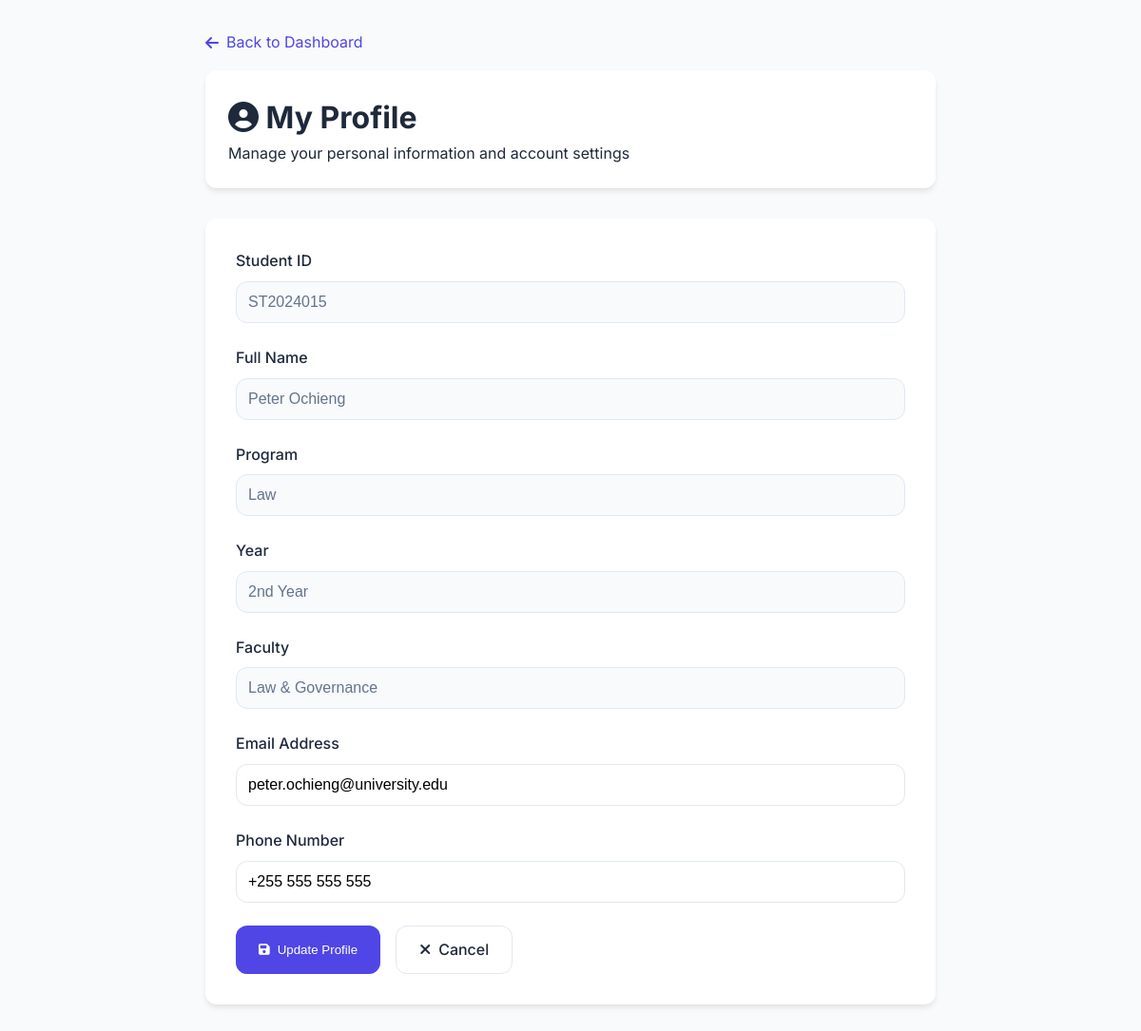
Page /student/profile.php (signed in) on the committed database.
### tables this page shows
CREATE TABLE voters (
    id INT AUTO_INCREMENT PRIMARY KEY,
    student_id VARCHAR(20) UNIQUE NOT NULL,
    full_name VARCHAR(100) NOT NULL,
    email VARCHAR(100) UNIQUE NOT NULL,
    phone VARCHAR(20),
    program VARCHAR(100) NOT NULL,
    year VARCHAR(20) NOT NULL,
    faculty VARCHAR(100) NOT NULL,
    gender ENUM('Male', 'Female', 'Other', 'Prefer not to say'),
    date_of_birth DATE,
    nationality VARCHAR(50),
    address TEXT,
    password VARCHAR(255) DEFAULT NULL,  
    status ENUM('active', 'pending', 'inactive') DEFAULT 'pending',
    profile_image VARCHAR(255) DEFAULT 'https://images.unsplash.com/photo-1472099645785-5658abf4ff4e?w=100&h=100&fit=crop&crop=face',
    registration_date TIMESTAMP DEFAULT CURRENT_TIMESTAMP,
    last_login TIMESTAMP NULL,
    created_at TIMESTAMP DEFAULT CURRENT_TIMESTAMP,
    updated_at TIMESTAMP DEFAULT CURRENT_TIMESTAMP ON UPDATE CURRENT_TIMESTAMP,
    
     
    INDEX idx_student_id (student_id),
    INDEX idx_email (email),
    INDEX idx_status (status),
    INDEX idx_faculty (faculty),
    INDEX idx_year (year)
);

### student/profile.php (the view, shortened to what this page needs)
<?php
class Database {
    private $host = 'localhost';
    private $db_name = 'voting_system';
    private $username = 'root';
    private $password = '';
    public function getConnection() {
        $this->conn = null;
        try {
            $this->conn = new PDO(
                "mysql:host=" . $this->host . ";dbname=" . $this->db_name,
                $this->username,
                $this->password,
                array(
                    PDO::ATTR_ERRMODE => PDO::ERRMODE_EXCEPTION,
                    PDO::ATTR_DEFAULT_FETCH_MODE => PDO::FETCH_ASSOC,
                    PDO::MYSQL_ATTR_INIT_COMMAND => "SET NAMES utf8"
                )
            );
        } catch(PDOException $exception) {
            echo "Connection error: " . $exception->getMessage();
        }
        return $this->conn;
    }
}
$database = new Database();
$db = $database->getConnection();
$stmt = $db->prepare("SELECT * FROM voters WHERE id = :id");
$stmt->execute(['id' => $_SESSION['voter_id']]);
$voter = $stmt->fetch();
?>
<!DOCTYPE html>
<html lang="en">
<head>
    <link href="https://cdnjs.cloudflare.com/ajax/libs/font-awesome/6.4.0/css/all.min.css" rel="stylesheet">
</head>
<body>
    <div class="container">
        <a href="dashboard.php" class="back-link">
            <i class="fas fa-arrow-left"></i>
            Back to Dashboard
        </a>
        <div class="header">
            <h1><i class="fas fa-user-circle"></i> My Profile</h1>
            <p>Manage your personal information and account settings</p>
        </div>
        <div class="form-container">
            <form method="POST">
                <div class="form-group">
                    <label>Student ID</label>
                    <input type="text" value="<?php echo htmlspecialchars($voter['student_id']); ?>" readonly class="readonly">
                </div>
                <div class="form-group">
                    <label>Full Name</label>
                    <input type="text" value="<?php echo htmlspecialchars($voter['full_name']); ?>" readonly class="readonly">
                </div>
                <div class="form-group">
                    <label>Program</label>
                    <input type="text" value="<?php echo htmlspecialchars($voter['program']); ?>" readonly class="readonly">
                </div>
                <div class="form-group">
                    <label>Year</label>
                    <input type="text" value="<?php echo htmlspecialchars($voter['year']); ?>" readonly class="readonly">
                </div>
                <div class="form-group">
                    <label>Faculty</label>
                    <input type="text" value="<?php echo htmlspecialchars($voter['faculty']); ?>" readonly class="readonly">
                </div>
                <div class="form-group">
                    <label for="email">Email Address</label>
                    <input type="email" id="email" name="email" value="<?php echo htmlspecialchars($voter['email']); ?>" required>
                </div>
                <div class="form-group">
                    <label for="phone">Phone Number</label>
                    <input type="text" id="phone" name="phone" value="<?php echo htmlspecialchars($voter['phone'] ?? ''); ?>" placeholder="Enter your phone number">
                </div>
                <div style="display: flex; gap: 1rem; flex-wrap: wrap;">
                    <button type="submit" class="btn">
                        <i class="fas fa-save"></i>
                        Update Profile
                    </button>
                    <a href="dashboard.php" class="btn btn-secondary">
                        <i class="fas fa-times"></i>
                        Cancel
                    </a>
                </div>
            </form>
        </div>
    </div>
</body>
</html>

### student/profile.php (style rules this page uses)
:root { --primary: #4f46e5; --primary-dark: #3730a3; --secondary: #7c3aed; --background: #f8fafc; --surface: #ffffff; --text-primary: #1e293b; --text-secondary: #64748b; --border: #e2e8f0; --success: #10b981; --error: #ef4444; --radius: 0.75rem; }
* { margin: 0; padding: 0; box-sizing: border-box; }
body { font-family: 'Inter', sans-serif; background: var(--background); color: var(--text-primary); line-height: 1.6; }
.container { max-width: 800px; margin: 2rem auto; padding: 0 1rem; }
.header { background: var(--surface); padding: 1.5rem; border-radius: var(--radius); margin-bottom: 2rem; box-shadow: 0 4px 6px -1px rgb(0 0 0 / 0.1); }
.form-container { background: var(--surface); padding: 2rem; border-radius: var(--radius); box-shadow: 0 4px 6px -1px rgb(0 0 0 / 0.1); }
.form-group { margin-bottom: 1.5rem; }
label { display: block; margin-bottom: 0.5rem; font-weight: 500; color: var(--text-primary); }
input[type="text"], input[type="email"] { width: 100%; padding: 0.75rem; border: 1px solid var(--border); border-radius: var(--radius); font-size: 1rem; transition: border-color 0.2s; }
.readonly { background: #f8fafc; color: var(--text-secondary); }
.btn { display: inline-flex; align-items: center; gap: 0.5rem; padding: 0.75rem 1.5rem; background: var(--primary); color: white; border: none; border-radius: var(--radius); font-weight: 500; cursor: pointer; text-decoration: none; transition: all 0.2s; }
.btn-secondary { background: var(--surface); color: var(--text-primary); border: 1px solid var(--border); }
.back-link { display: inline-flex; align-items: center; gap: 0.5rem; color: var(--primary); text-decoration: none; margin-bottom: 1rem; }

### rows in the picture
voters: student "ST2024015", full_name "Peter Ochieng", program "Law", year "2nd Year", faculty "Law & Governance", email "peter.ochieng@university.edu", phone "+255 555 555 555"
